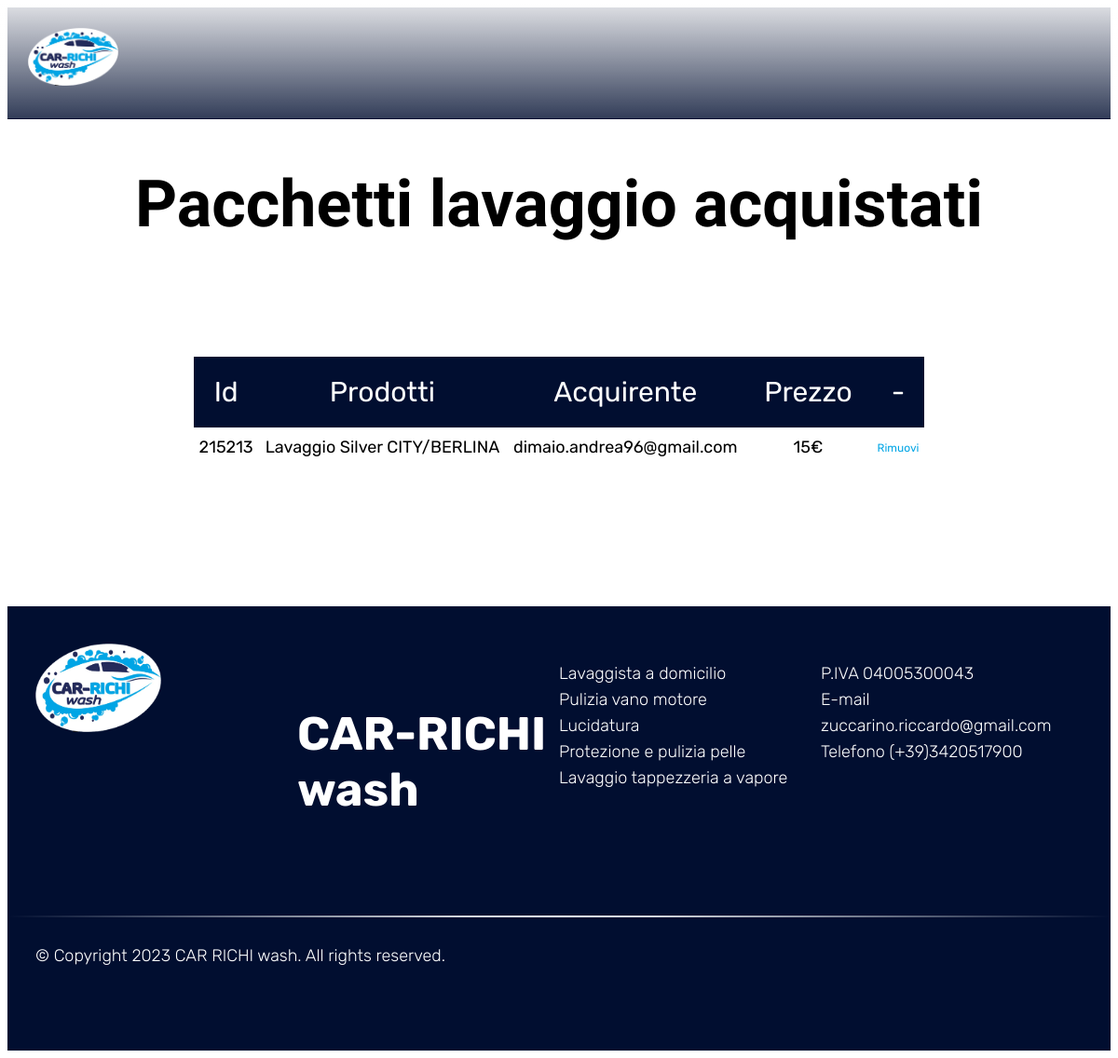
The app's page /admin.php with its own data.
### tables this page shows
CREATE TABLE `pacchetti_acquistati` (
  `id` int(10) NOT NULL,
  `servizio_acquistato` varchar(30) NOT NULL,
  `prezzo` int(10) NOT NULL,
  `email_acquirente` varchar(50) NOT NULL
);

### admin.php (the view, shortened to what this page needs)
<!DOCTYPE html>
<html lang="en">
<head>
  <link rel="stylesheet" href="https://cdnjs.cloudflare.com/ajax/libs/meyer-reset/2.0/reset.min.css" />
  <link rel="stylesheet" href="style.css">
  <link rel="stylesheet" href="https://cdnjs.cloudflare.com/ajax/libs/flickity/3.0.0/flickity.min.css" />
</head>
<body>
  <div class="header">
  <div class="logo">
    <img src="Logo.png" alt="" height="62.2" width="96.9">
  </div>
  <ul class="menu">
  </ul>
  </div>
  <?php
    $db = mysqli_connect("localhost","root","","sitoweb");
    $query1 = "SELECT * FROM pacchetti_acquistati ";
    $resultsa = mysqli_query($db, $query1);
   ?>
  <div class="margin-top-cart"></div>
  <h4 class="title_text_profile text_b mt-1 ">Pacchetti lavaggio acquistati</h4>
  <div class="acquisti">
    <table>
      <tr>
        <th class="small-text_phone">Id</th>
        <th class="small-text_phone">Prodotti</th>
        <th class="small-text_phone">Acquirente</th>
        <th class="small-text_phone">Prezzo</th>
        <th class="small-text_phone">-</th>
      </tr>
      <tbody>
         <?php
             if(mysqli_num_rows($resultsa) > 0)
             {
                 foreach($resultsa as $row)
                 {
                     ?>
                     <tr>
                         <td class="small-text_phone"><?= $row['id']; ?></td>
                         <td class="small-text_phone"><?= $row['servizio_acquistato']; ?></td>
                         <td class="small-text_phone"><?= $row['email_acquirente']; ?></td>
                         <td class="small-text_phone"><?= $row['prezzo']; ?>€</td>
                         <td class="small-text"><a href="admin.php?id= <?= $row['id'];?>" class="btn_delate_a">Rimuovi</a></td>
                     </tr>
                     <?php
                 }
             }
             else
             {
                 ?>
                     <tr>
                         <td colspan="4">No Record Found</td>
                     </tr>
                 <?php
             }
         ?>
      </tbody>
    </table>
  </div>
  <footer class="footer mt-1">
    <div class="grid">
      <div class="col">
          <img src="Logo.png" alt="" height="95" width="135">
      </div>
      <div class="col">
        <h4 class="med-text text_w ">CAR-RICHI <br> wash</h4>
      </div>
      <div class="col">
        <p class="text_w">Lavaggista a domicilio <br>Pulizia vano motore <br>Lucidatura <br>Protezione e pulizia pelle <br>Lavaggio tappezzeria a vapore</p>
      </div>
      <div class="col">
        <p class="text_w">P.IVA 04005300043<br>E-mail zuccarino.riccardo@gmail.com <br>Telefono (+39)3420517900 </p>
      </div>
    </div>
    <hr class="line-s">
    <div class="grid">
      <p class="text_w"> © Copyright 2023 CAR RICHI wash. All rights reserved.</p>
    </div>
  </footer>
</body>
</html>

### style.css (style rules this page uses)
body { font-family: 'Rubik', sans-serif; font-size: 18px; }
a { text-decoration: none; }
h1,h2,h3,h4,h5, p { color: #000; padding-bottom: 30px; }
p { line-height: 28px; color: #666; font-weight: 300; }
.med-text { font-size: 50px; }
.small-text { font-size: 14px; }
.header { width: 100%; position: fixed; z-index: 10; top: 0; left: 50%; transform: translateX(-50%); padding: 30px; display: flex; max-width: 1920px; background: linear-gradient(0deg, rgba(255,255,255,0.2), rgba(255,255,255,0.9)); background-size: cover; }
.menu { width: 100%; z-index: 0; transition: all 0.5s cubic-bezier(.215, .61, .355, 1); }
.logo { z-index: 1; }
.grid { display: flex;max-width: 1350px;padding: 0 30px; margin: 0 auto; }
.grid .col { width: 100%; }
.footer { background: #010e30; padding: 40px 0; }
.line-s { border: 0; height: 2px; background-image: linear-gradient(to right, transparent, #fff, transparent); }
.margin-top-cart { background: #010e30; padding-bottom: 120px; }
table { width: 100%; border-collapse:collapse; }
th { text-align: left; padding: 5px; color: #fff; background: #010e30; font-weight: normal; }
td { padding: 10px 5px; }
td a { color: #00a5e5; font-size: 12px; }
td:last-child { text-align: right; }
.title_text_profile { font-family: 'Bruno Ace', cursive; font-size: 70px; font-weight: 900; text-align: center; }
th { text-align: center; padding: 20px; color: #fff; background: #010e30; font-size: 30px; }
.acquisti { margin: 50px 200px 150px 200px; display: inherit; }
.acquisti table { width: 100%; border-collapse:collapse; }
.acquisti td { text-align: center; }
.mt-1 { margin-top: 50px; }
.text_w { color: #fff; }
.text_b { color: #000; }
*, *:before, *:after { -webkit-box-sizing: border-box; -moz-box-sizing: border-box; box-sizing: border-box; }

### records on screen
pacchetti_acquistati: id "215213", servizio_acquistato "Lavaggio Silver CITY/BERLINA", email_acquirente "dimaio.andrea96@gmail.com", prezzo "15"
